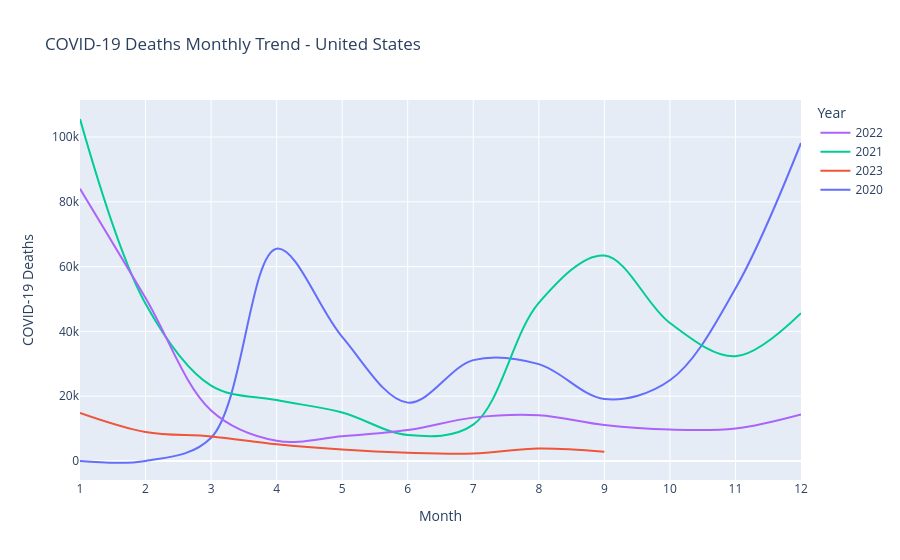

Notebook code cell kept with this figure:
### Code cell
monthly_treand_by_year = (
    df
    .filter(
        pl.col('State') == 'United States',
        pl.col('Age Group') == 'All Ages',
        pl.col('Sex') == 'All Sexes'
    )
    .group_by('Year', 'Month')
    .agg(
        pl.col('COVID-19 Deaths').sum(),
    )
    .sort(by='Month')
)

fig = px.line(
    monthly_treand_by_year, 
    x='Month', 
    y='COVID-19 Deaths', 
    color='Year',
    title='COVID-19 Deaths Monthly Trend - United States',
    line_shape='spline'
)

fig.update_xaxes(dtick = 1)
fig.update_layout(legend_traceorder='reversed')
fig.show()

### Figure 1 — Plotly figure (JSON) as saved in the notebook; plotly's stock layout.template omitted (floating-point values rounded to 4 significant figures)
{"data": [{"hovertemplate": "Year=2020<br>Month=%{x}<br>COVID-19 Deaths=%{y}<extra></extra>", "legendgroup": "2020", "line": {"color": "#636efa", "dash": "solid", "shape": "spline"}, "marker": {"symbol": "circle"}, "mode": "lines", "name": "2020", "orientation": "v", "showlegend": true, "type": "scatter", "x": [1, 2, 3, 4, 5, 6, 7, 8, 9, 10, 11, 12], "xaxis": "x", "y": [6, 25, 7174, 65550, 38329, 18026, 31135, 29911, 19158, 24930, 53248, 98174], "yaxis": "y"}, {"hovertemplate": "Year=2023<br>Month=%{x}<br>COVID-19 Deaths=%{y}<extra></extra>", "legendgroup": "2023", "line": {"color": "#EF553B", "dash": "solid", "shape": "spline"}, "marker": {"symbol": "circle"}, "mode": "lines", "name": "2023", "orientation": "v", "showlegend": true, "type": "scatter", "x": [1, 2, 3, 4, 5, 6, 7, 8, 9], "xaxis": "x", "y": [14877, 8985, 7593, 5150, 3518, 2547, 2295, 3844, 2875], "yaxis": "y"}, {"hovertemplate": "Year=2021<br>Month=%{x}<br>COVID-19 Deaths=%{y}<extra></extra>", "legendgroup": "2021", "line": {"color": "#00cc96", "dash": "solid", "shape": "spline"}, "marker": {"symbol": "circle"}, "mode": "lines", "name": "2021", "orientation": "v", "showlegend": true, "type": "scatter", "x": [1, 2, 3, 4, 5, 6, 7, 8, 9, 10, 11, 12], "xaxis": "x", "y": [105565, 48570, 23265, 18805, 14989, 8024, 11222, 48821, 63444, 42606, 32329, 45623], "yaxis": "y"}, {"hovertemplate": "Year=2022<br>Month=%{x}<br>COVID-19 Deaths=%{y}<extra></extra>", "legendgroup": "2022", "line": {"color": "#ab63fa", "dash": "solid", "shape": "spline"}, "marker": {"symbol": "circle"}, "mode": "lines", "name": "2022", "orientation": "v", "showlegend": true, "type": "scatter", "x": [1, 2, 3, 4, 5, 6, 7, 8, 9, 10, 11, 12], "xaxis": "x", "y": [84011, 50298, 15627, 6265, 7633, 9539, 13393, 14138, 11125, 9713, 10036, 14383], "yaxis": "y"}], "layout": {"legend": {"title": {"text": "Year"}, "tracegroupgap": 0, "traceorder": "reversed"}, "title": {"text": "COVID-19 Deaths Monthly Trend - United States"}, "xaxis": {"anchor": "y", "domain": [0, 1], "dtick": 1, "title": {"text": "Month"}}, "yaxis": {"anchor": "x", "domain": [0, 1], "title": {"text": "COVID-19 Deaths"}}}}
